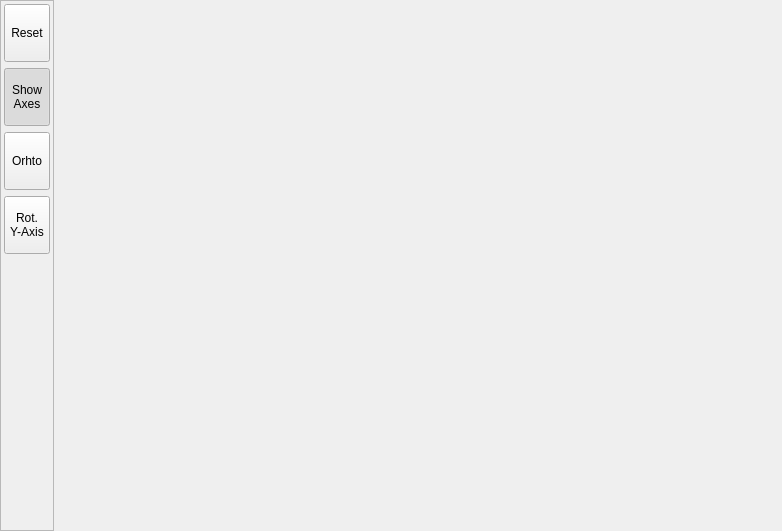
<?xml version="1.0" encoding="UTF-8"?>
<ui version="4.0">
 <class>GLGeometryViewer3DImproved</class>
 <widget class="QWidget" name="GLGeometryViewer3DImproved">
  <property name="geometry">
   <rect>
    <x>0</x>
    <y>0</y>
    <width>782</width>
    <height>531</height>
   </rect>
  </property>
  <property name="windowTitle">
   <string>Form</string>
  </property>
  <property name="autoFillBackground">
   <bool>true</bool>
  </property>
  <layout class="QHBoxLayout">
   <property name="spacing">
    <number>0</number>
   </property>
   <property name="margin">
    <number>0</number>
   </property>
   <item>
    <widget class="QFrame" name="frame_2">
     <property name="minimumSize">
      <size>
       <width>54</width>
       <height>16</height>
      </size>
     </property>
     <property name="maximumSize">
      <size>
       <width>54</width>
       <height>16777215</height>
      </size>
     </property>
     <property name="frameShape">
      <enum>QFrame::StyledPanel</enum>
     </property>
     <property name="frameShadow">
      <enum>QFrame::Raised</enum>
     </property>
     <layout class="QVBoxLayout">
      <property name="spacing">
       <number>6</number>
      </property>
      <property name="margin">
       <number>3</number>
      </property>
      <item>
       <widget class="QToolButton" name="btnResetCamera">
        <property name="minimumSize">
         <size>
          <width>46</width>
          <height>58</height>
         </size>
        </property>
        <property name="text">
         <string>Reset</string>
        </property>
        <property name="icon">
         <iconset resource="../../images/geoX.qrc">
          <normaloff>:/images/Camera.png</normaloff>:/images/Camera.png</iconset>
        </property>
        <property name="iconSize">
         <size>
          <width>32</width>
          <height>32</height>
         </size>
        </property>
        <property name="toolButtonStyle">
         <enum>Qt::ToolButtonTextUnderIcon</enum>
        </property>
       </widget>
      </item>
      <item>
       <widget class="QToolButton" name="btnDrawAxes">
        <property name="minimumSize">
         <size>
          <width>46</width>
          <height>58</height>
         </size>
        </property>
        <property name="text">
         <string>Show
Axes</string>
        </property>
        <property name="checkable">
         <bool>true</bool>
        </property>
        <property name="checked">
         <bool>true</bool>
        </property>
        <property name="toolButtonStyle">
         <enum>Qt::ToolButtonTextUnderIcon</enum>
        </property>
       </widget>
      </item>
      <item>
       <widget class="QToolButton" name="btnOrtho">
        <property name="minimumSize">
         <size>
          <width>46</width>
          <height>58</height>
         </size>
        </property>
        <property name="text">
         <string>Orhto</string>
        </property>
        <property name="icon">
         <iconset resource="../../images/geoX.qrc">
          <normaloff>:/images/wirecube.png</normaloff>:/images/wirecube.png</iconset>
        </property>
        <property name="checkable">
         <bool>true</bool>
        </property>
        <property name="checked">
         <bool>false</bool>
        </property>
        <property name="toolButtonStyle">
         <enum>Qt::ToolButtonTextUnderIcon</enum>
        </property>
       </widget>
      </item>
      <item>
       <widget class="QToolButton" name="btnYAxis">
        <property name="minimumSize">
         <size>
          <width>46</width>
          <height>58</height>
         </size>
        </property>
        <property name="text">
         <string>Rot.
Y-Axis</string>
        </property>
        <property name="checkable">
         <bool>true</bool>
        </property>
        <property name="checked">
         <bool>false</bool>
        </property>
        <property name="toolButtonStyle">
         <enum>Qt::ToolButtonTextUnderIcon</enum>
        </property>
       </widget>
      </item>
      <item>
       <spacer>
        <property name="orientation">
         <enum>Qt::Vertical</enum>
        </property>
        <property name="sizeHint" stdset="0">
         <size>
          <width>20</width>
          <height>40</height>
         </size>
        </property>
       </spacer>
      </item>
     </layout>
    </widget>
   </item>
   <item>
    <widget class="BasicGeoXGLWidget3D" name="glFrame" native="true">
     <property name="sizePolicy">
      <sizepolicy hsizetype="Ignored" vsizetype="Ignored">
       <horstretch>0</horstretch>
       <verstretch>0</verstretch>
      </sizepolicy>
     </property>
     <property name="minimumSize">
      <size>
       <width>0</width>
       <height>0</height>
      </size>
     </property>
     <property name="mouseTracking">
      <bool>false</bool>
     </property>
    </widget>
   </item>
  </layout>
 </widget>
 <customwidgets>
  <customwidget>
   <class>BasicGeoXGLWidget3D</class>
   <extends>QWidget</extends>
   <header>basicgeoxglwidget3d.h</header>
   <container>1</container>
  </customwidget>
 </customwidgets>
 <resources>
  <include location="../../images/geoX.qrc"/>
 </resources>
 <connections/>
</ui>
